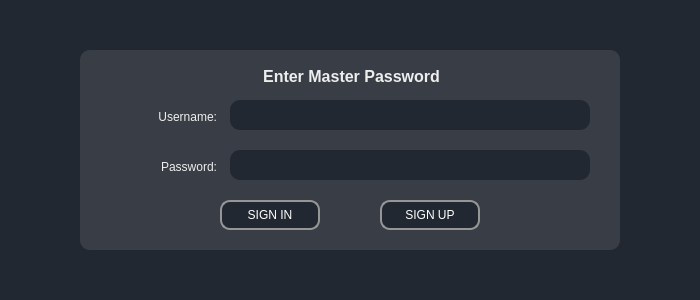
<?xml version="1.0" encoding="UTF-8"?>
<ui version="4.0">
 <class>sign_in</class>
 <widget class="QWidget" name="sign_in">
  <property name="geometry">
   <rect>
    <x>0</x>
    <y>0</y>
    <width>700</width>
    <height>300</height>
   </rect>
  </property>
  <property name="sizePolicy">
   <sizepolicy hsizetype="Ignored" vsizetype="Ignored">
    <horstretch>0</horstretch>
    <verstretch>0</verstretch>
   </sizepolicy>
  </property>
  <property name="minimumSize">
   <size>
    <width>700</width>
    <height>300</height>
   </size>
  </property>
  <property name="maximumSize">
   <size>
    <width>700</width>
    <height>300</height>
   </size>
  </property>
  <property name="windowTitle">
   <string>Form</string>
  </property>
  <property name="styleSheet">
   <string notr="true">background-color: rgb(34, 40, 49);</string>
  </property>
  <widget class="QFrame" name="frame">
   <property name="geometry">
    <rect>
     <x>80</x>
     <y>50</y>
     <width>540</width>
     <height>200</height>
    </rect>
   </property>
   <property name="styleSheet">
    <string notr="true">background-color: rgb(57, 62, 70);
border-radius: 10px;</string>
   </property>
   <property name="frameShape">
    <enum>QFrame::StyledPanel</enum>
   </property>
   <property name="frameShadow">
    <enum>QFrame::Raised</enum>
   </property>
   <widget class="QTextEdit" name="text_edit_master_password">
    <property name="geometry">
     <rect>
      <x>150</x>
      <y>100</y>
      <width>360</width>
      <height>30</height>
     </rect>
    </property>
    <property name="styleSheet">
     <string notr="true">background-color: rgb(34, 40, 49);
color: white;
padding-top: 3px;
padding-left: 3px;</string>
    </property>
   </widget>
   <widget class="QTextEdit" name="text_edit_master_username">
    <property name="geometry">
     <rect>
      <x>150</x>
      <y>50</y>
      <width>360</width>
      <height>30</height>
     </rect>
    </property>
    <property name="styleSheet">
     <string notr="true">background-color: rgb(34, 40, 49);
color: white;
padding-top: 3px;
padding-left: 3px;</string>
    </property>
   </widget>
   <widget class="QPushButton" name="sign_in_button">
    <property name="geometry">
     <rect>
      <x>140</x>
      <y>150</y>
      <width>100</width>
      <height>30</height>
     </rect>
    </property>
    <property name="styleSheet">
     <string notr="true">QPushButton{
    background-color: rgb(34, 40, 49);
	color: white;
	border: 2px solid rgb(150, 150, 150);
}
QPushButton:hover:!pressed {
   background-color: rgb(150, 150, 150);
}</string>
    </property>
    <property name="text">
     <string>SIGN IN</string>
    </property>
   </widget>
   <widget class="QLabel" name="label_4">
    <property name="geometry">
     <rect>
      <x>170</x>
      <y>10</y>
      <width>200</width>
      <height>30</height>
     </rect>
    </property>
    <property name="font">
     <font>
      <pointsize>12</pointsize>
      <bold>true</bold>
     </font>
    </property>
    <property name="styleSheet">
     <string notr="true">color:rgb(238, 238, 238);
padding-top: 3px;
padding-left: 3px;</string>
    </property>
    <property name="text">
     <string>Enter Master Password</string>
    </property>
    <property name="alignment">
     <set>Qt::AlignCenter</set>
    </property>
   </widget>
   <widget class="QPushButton" name="sign_up_button">
    <property name="geometry">
     <rect>
      <x>300</x>
      <y>150</y>
      <width>100</width>
      <height>30</height>
     </rect>
    </property>
    <property name="styleSheet">
     <string notr="true">QPushButton{
    background-color: rgb(34, 40, 49);
	color: white;
	border: 2px solid rgb(150, 150, 150);
}
QPushButton:hover:!pressed {
   background-color: rgb(150, 150, 150);
}</string>
    </property>
    <property name="text">
     <string>SIGN UP</string>
    </property>
   </widget>
   <widget class="QLabel" name="label_3">
    <property name="geometry">
     <rect>
      <x>70</x>
      <y>100</y>
      <width>70</width>
      <height>30</height>
     </rect>
    </property>
    <property name="styleSheet">
     <string notr="true">color:rgb(238, 238, 238);
padding-top: 3px;
padding-left: 3px;</string>
    </property>
    <property name="text">
     <string>Password:</string>
    </property>
    <property name="alignment">
     <set>Qt::AlignRight|Qt::AlignTrailing|Qt::AlignVCenter</set>
    </property>
   </widget>
   <widget class="QLabel" name="label_2">
    <property name="geometry">
     <rect>
      <x>70</x>
      <y>50</y>
      <width>70</width>
      <height>30</height>
     </rect>
    </property>
    <property name="styleSheet">
     <string notr="true">color:rgb(238, 238, 238);
padding-top: 3px;
padding-left: 3px;</string>
    </property>
    <property name="text">
     <string>Username:</string>
    </property>
    <property name="alignment">
     <set>Qt::AlignRight|Qt::AlignTrailing|Qt::AlignVCenter</set>
    </property>
   </widget>
  </widget>
 </widget>
 <resources/>
 <connections/>
</ui>
